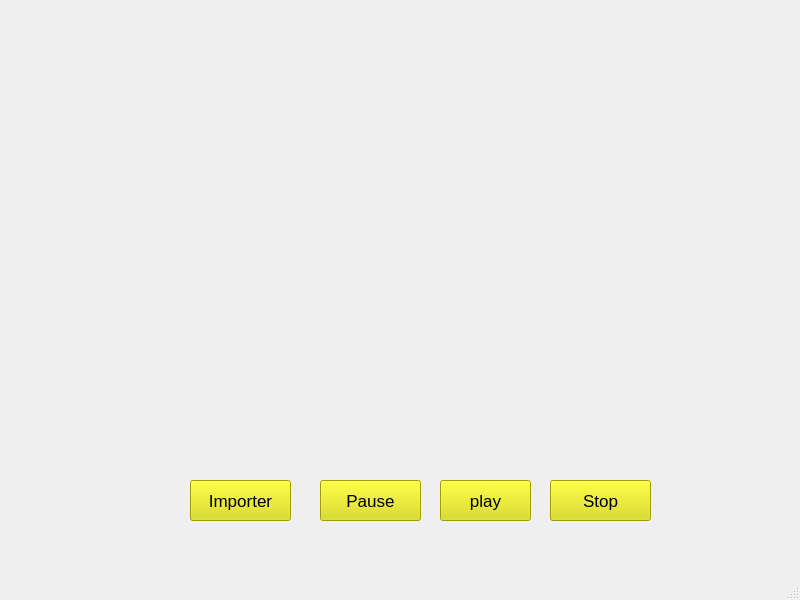
<?xml version="1.0" encoding="UTF-8"?>
<ui version="4.0">
 <class>video</class>
 <widget class="QMainWindow" name="video">
  <property name="geometry">
   <rect>
    <x>0</x>
    <y>0</y>
    <width>800</width>
    <height>600</height>
   </rect>
  </property>
  <property name="windowTitle">
   <string>MainWindow</string>
  </property>
  <widget class="QWidget" name="centralwidget">
   <widget class="QPushButton" name="pb_stop">
    <property name="geometry">
     <rect>
      <x>550</x>
      <y>480</y>
      <width>101</width>
      <height>41</height>
     </rect>
    </property>
    <property name="font">
     <font>
      <pointsize>13</pointsize>
     </font>
    </property>
    <property name="styleSheet">
     <string notr="true">background-color: rgb(220, 220, 0);
color: rgb(0, 0, 0);</string>
    </property>
    <property name="text">
     <string>Stop</string>
    </property>
   </widget>
   <widget class="QPushButton" name="pb_importervid">
    <property name="geometry">
     <rect>
      <x>190</x>
      <y>480</y>
      <width>101</width>
      <height>41</height>
     </rect>
    </property>
    <property name="font">
     <font>
      <pointsize>13</pointsize>
     </font>
    </property>
    <property name="styleSheet">
     <string notr="true">background-color: rgb(220, 220, 0);
color: rgb(0, 0, 0);</string>
    </property>
    <property name="text">
     <string>Importer</string>
    </property>
   </widget>
   <widget class="QPushButton" name="pb_pause">
    <property name="geometry">
     <rect>
      <x>320</x>
      <y>480</y>
      <width>101</width>
      <height>41</height>
     </rect>
    </property>
    <property name="font">
     <font>
      <pointsize>13</pointsize>
     </font>
    </property>
    <property name="styleSheet">
     <string notr="true">background-color: rgb(220, 220, 0);
color: rgb(0, 0, 0);</string>
    </property>
    <property name="text">
     <string>Pause</string>
    </property>
   </widget>
   <widget class="QPushButton" name="pb_play">
    <property name="geometry">
     <rect>
      <x>440</x>
      <y>480</y>
      <width>91</width>
      <height>41</height>
     </rect>
    </property>
    <property name="font">
     <font>
      <pointsize>13</pointsize>
     </font>
    </property>
    <property name="styleSheet">
     <string notr="true">background-color: rgb(220, 220, 0);
color: rgb(0, 0, 0);</string>
    </property>
    <property name="text">
     <string>play</string>
    </property>
   </widget>
  </widget>
  <widget class="QMenuBar" name="menubar">
   <property name="geometry">
    <rect>
     <x>0</x>
     <y>0</y>
     <width>800</width>
     <height>26</height>
    </rect>
   </property>
  </widget>
  <widget class="QStatusBar" name="statusbar"/>
 </widget>
 <resources/>
 <connections/>
</ui>
